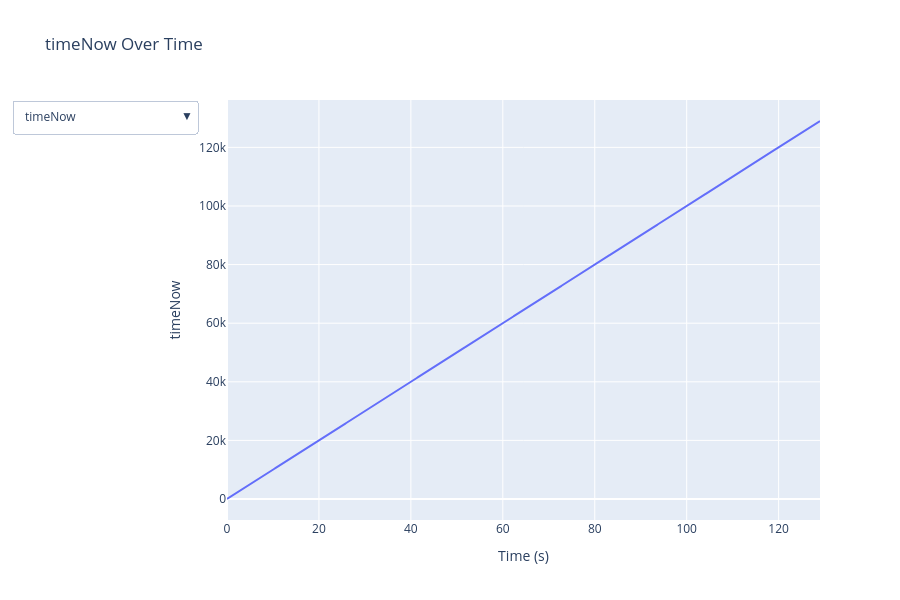

Source (notebook cell):
### Code cell
import plotly.express as px

# Create dropdown for variable selection
numeric_cols = df.select_dtypes(include=['int64', 'float64']).columns.tolist()
numeric_cols.remove('time_seconds')  # Remove time column from dropdown

# Create figure with all traces initially hidden
fig = go.Figure()

for col in numeric_cols:
    fig.add_trace(
        go.Scatter(x=df['time_seconds'], y=df[col], mode='lines', name=col, visible=False)
    )

fig.data[0].visible = True

# Create buttons for dropdown
buttons = [dict(label=col, method='update', 
                args=[{'visible': [col == trace.name for trace in fig.data]},
                      {'title': f'{col} Over Time', 'yaxis': {'title': col}}])
           for col in numeric_cols]

fig.update_layout(
    updatemenus=[dict(active=0, buttons=buttons)],
    title=numeric_cols[0] + ' Over Time',
    xaxis_title='Time (s)',
    yaxis_title=numeric_cols[0],
    hovermode='x unified',
    height=600
)

fig.show()

### Figure 1 — Plotly figure (JSON) as saved in the notebook; plotly's stock layout.template omitted (floating-point values rounded to 4 significant figures; data arrays with more than 128 entries replaced by an {"elided": "..."} marker saying what was removed)
{"data": [{"mode": "lines", "name": "timeNow", "type": "scatter", "visible": true, "x": {"elided": "5720 float values"}, "y": {"elided": "5720 float values"}}, {"mode": "lines", "name": "timeDelta", "type": "scatter", "visible": false, "x": {"elided": "5720 float values"}, "y": {"elided": "5720 float values"}}, {"mode": "lines", "name": "extensionFireDelay", "type": "scatter", "visible": false, "x": {"elided": "5720 float values"}, "y": {"elided": "5720 float values"}}, {"mode": "lines", "name": "extensionRetractDelay", "type": "scatter", "visible": false, "x": {"elided": "5720 float values"}, "y": {"elided": "5720 float values"}}, {"mode": "lines", "name": "driveTime", "type": "scatter", "visible": false, "x": {"elided": "5720 float values"}, "y": {"elided": "5720 float values"}}, {"mode": "lines", "name": "liftPosition", "type": "scatter", "visible": false, "x": {"elided": "5720 float values"}, "y": {"elided": "5720 float values"}}, {"mode": "lines", "name": "liftSwitch", "type": "scatter", "visible": false, "x": {"elided": "5720 float values"}, "y": {"elided": "5720 float values"}}, {"mode": "lines", "name": "atBottomLimit", "type": "scatter", "visible": false, "x": {"elided": "5720 float values"}, "y": {"elided": "5720 float values"}}, {"mode": "lines", "name": "lumaTriggered", "type": "scatter", "visible": false, "x": {"elided": "5720 float values"}, "y": {"elided": "5720 float values"}}, {"mode": "lines", "name": "currentLumaFireDelay", "type": "scatter", "visible": false, "x": {"elided": "5720 float values"}, "y": {"elided": "5720 float values"}}, {"mode": "lines", "name": "currentLumaRetractDelay", "type": "scatter", "visible": false, "x": {"elided": "5720 float values"}, "y": {"elided": "5720 float values"}}, {"mode": "lines", "name": "koopaDelay", "type": "scatter", "visible": false, "x": {"elided": "5720 float values"}, "y": {"elided": "5720 float values"}}], "layout": {"height": 600, "hovermode": "x unified", "title": {"text": "timeNow Over Time"}, "updatemenus": [{"active": 0, "buttons": [{"args": [{"visible": [true, false, false, false, false, false, false, false, false, false, false, false]}, {"title": "timeNow Over Time", "yaxis": {"title": "timeNow"}}], "label": "timeNow", "method": "update"}, {"args": [{"visible": [false, true, false, false, false, false, false, false, false, false, false, false]}, {"title": "timeDelta Over Time", "yaxis": {"title": "timeDelta"}}], "label": "timeDelta", "method": "update"}, {"args": [{"visible": [false, false, true, false, false, false, false, false, false, false, false, false]}, {"title": "extensionFireDelay Over Time", "yaxis": {"title": "extensionFireDelay"}}], "label": "extensionFireDelay", "method": "update"}, {"args": [{"visible": [false, false, false, true, false, false, false, false, false, false, false, false]}, {"title": "extensionRetractDelay Over Time", "yaxis": {"title": "extensionRetractDelay"}}], "label": "extensionRetractDelay", "method": "update"}, {"args": [{"visible": [false, false, false, false, true, false, false, false, false, false, false, false]}, {"title": "driveTime Over Time", "yaxis": {"title": "driveTime"}}], "label": "driveTime", "method": "update"}, {"args": [{"visible": [false, false, false, false, false, true, false, false, false, false, false, false]}, {"title": "liftPosition Over Time", "yaxis": {"title": "liftPosition"}}], "label": "liftPosition", "method": "update"}, {"args": [{"visible": [false, false, false, false, false, false, true, false, false, false, false, false]}, {"title": "liftSwitch Over Time", "yaxis": {"title": "liftSwitch"}}], "label": "liftSwitch", "method": "update"}, {"args": [{"visible": [false, false, false, false, false, false, false, true, false, false, false, false]}, {"title": "atBottomLimit Over Time", "yaxis": {"title": "atBottomLimit"}}], "label": "atBottomLimit", "method": "update"}, {"args": [{"visible": [false, false, false, false, false, false, false, false, true, false, false, false]}, {"title": "lumaTriggered Over Time", "yaxis": {"title": "lumaTriggered"}}], "label": "lumaTriggered", "method": "update"}, {"args": [{"visible": [false, false, false, false, false, false, false, false, false, true, false, false]}, {"title": "currentLumaFireDelay Over Time", "yaxis": {"title": "currentLumaFireDelay"}}], "label": "currentLumaFireDelay", "method": "update"}, {"args": [{"visible": [false, false, false, false, false, false, false, false, false, false, true, false]}, {"title": "currentLumaRetractDelay Over Time", "yaxis": {"title": "currentLumaRetractDelay"}}], "label": "currentLumaRetractDelay", "method": "update"}, {"args": [{"visible": [false, false, false, false, false, false, false, false, false, false, false, true]}, {"title": "koopaDelay Over Time", "yaxis": {"title": "koopaDelay"}}], "label": "koopaDelay", "method": "update"}]}], "xaxis": {"title": {"text": "Time (s)"}}, "yaxis": {"title": {"text": "timeNow"}}}}
